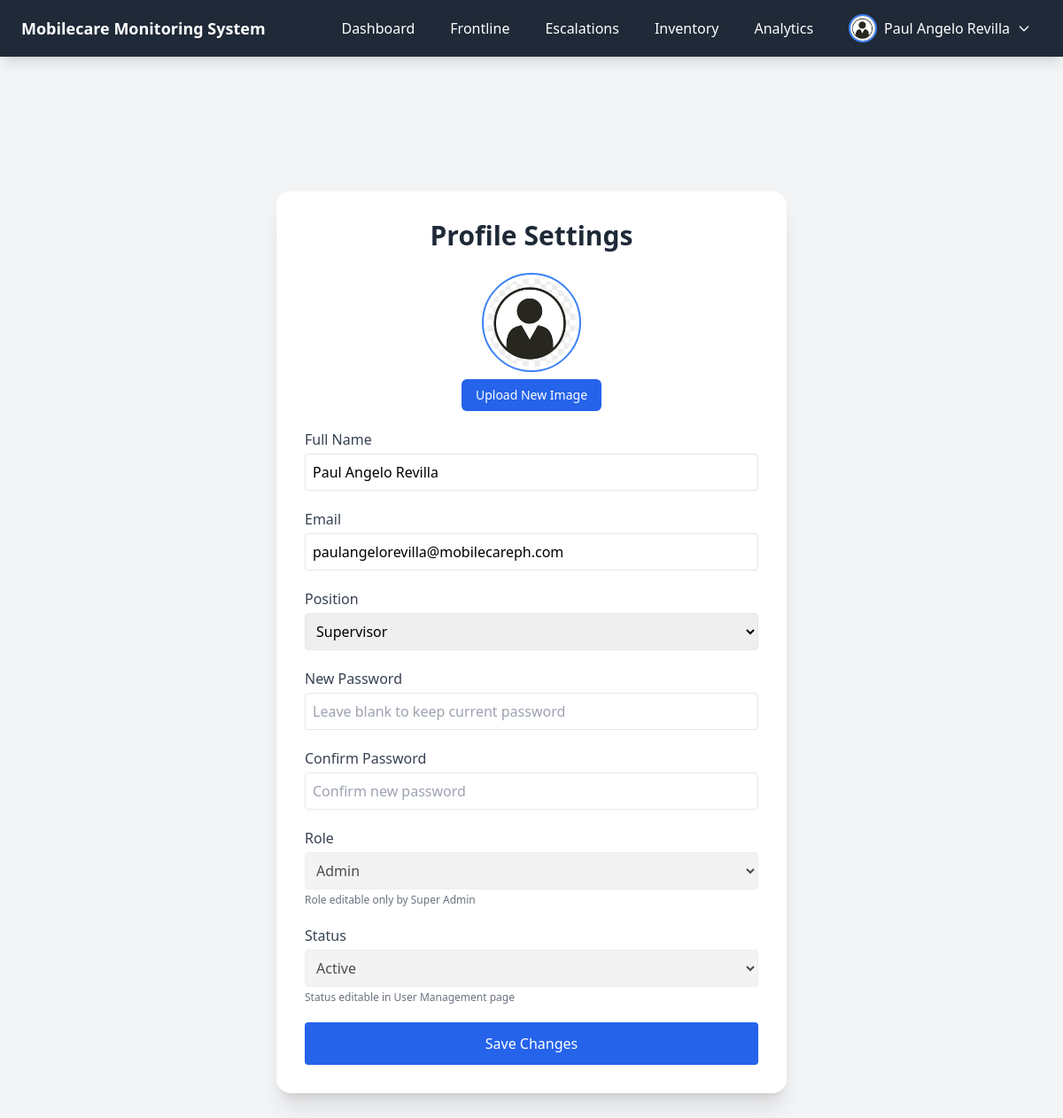
The page /settings/account_settings.php (signed in) on the database its author committed.
### tables this page shows
CREATE TABLE `users` (
  `id` int(11) NOT NULL,
  `name` varchar(100) DEFAULT NULL,
  `email` varchar(100) DEFAULT NULL,
  `password` varchar(255) DEFAULT NULL,
  `role` enum('super_admin','admin','user') DEFAULT 'user',
  `status` enum('active','inactive') DEFAULT 'active',
  `created_at` timestamp NOT NULL DEFAULT current_timestamp(),
  `site` varchar(100) NOT NULL DEFAULT 'Marikina',
  `position` varchar(50) DEFAULT 'Engineer',
  `profile_image` varchar(255) DEFAULT NULL
);

### settings/account_settings.php (the view, shortened to what this page needs)
<?php
require '../config/database.php';
$id = $_SESSION['user_id'];
$stmt = $conn->prepare("SELECT * FROM users WHERE id=?");
$stmt->bind_param("i", $id);
$stmt->execute();
$user = $stmt->get_result()->fetch_assoc();
$role_options = ['user','admin','super_admin'];
$positions = ['Engineer','Customer Service Officer','Parts Management Analyst','Specialist','Cashier','Supervisor','Manager'];
?>
<!DOCTYPE html>
<html lang="en">
<head>
<link href="../assets/css/output.css" rel="stylesheet">
<script src="https://cdn.tailwindcss.com"></script>
</head>
<body class="bg-gray-100 dark:bg-gray-900 min-h-screen">
<?php include '../layouts/navbar1.php'; ?>
<div class="p-6 flex justify-center items-start md:items-center min-h-screen">
    <div class="bg-white dark:bg-gray-800 rounded-2xl shadow-xl p-8 w-full max-w-xl transition-all duration-300">
        <h2 class="text-3xl font-bold mb-6 text-center text-gray-800 dark:text-gray-100">Profile Settings</h2>
        <form method="POST" enctype="multipart/form-data" class="space-y-5">
            <div class="flex flex-col items-center">
                <img id="previewImg" src="../uploads/profiles/<?= $user['profile_image'] ?? 'default_avatar.jpg' ?>" alt="Avatar" class="w-28 h-28 rounded-full border-2 border-blue-500 p-1 object-cover mb-2 transition-all">
                <label class="cursor-pointer bg-blue-600 hover:bg-blue-700 text-white px-4 py-2 rounded-md text-sm transition">
                    Upload New Image
                </label>
            </div>
            <div>
                <label class="block text-gray-700 dark:text-gray-200 font-medium mb-1">Full Name</label>
                <input type="text" name="name" value="<?= htmlspecialchars($user['name']) ?>" class="border rounded p-2 w-full focus:ring-2 focus:ring-blue-400 dark:bg-gray-700 dark:text-gray-100 transition">
            </div>
            <div>
                <label class="block text-gray-700 dark:text-gray-200 font-medium mb-1">Email</label>
                <input type="email" name="email" value="<?= htmlspecialchars($user['email']) ?>" class="border rounded p-2 w-full focus:ring-2 focus:ring-blue-400 dark:bg-gray-700 dark:text-gray-100 transition">
            </div>
            <div>
                <label class="block text-gray-700 dark:text-gray-200 font-medium mb-1">Position</label>
                <select name="position" class="border rounded p-2 w-full focus:ring-2 focus:ring-blue-400 dark:bg-gray-700 dark:text-gray-100 transition">
                    <?php foreach($positions as $pos): ?>
                        <option value="<?= $pos ?>" <?= $user['position']===$pos?'selected':'' ?>><?= $pos ?></option>
                    <?php endforeach; ?>
                </select>
            </div>
            <div>
                <label class="block text-gray-700 dark:text-gray-200 font-medium mb-1">New Password</label>
                <input type="password" name="password" placeholder="Leave blank to keep current password" class="border rounded p-2 w-full focus:ring-2 focus:ring-blue-400 dark:bg-gray-700 dark:text-gray-100 transition">
            </div>
            <div>
                <label class="block text-gray-700 dark:text-gray-200 font-medium mb-1">Confirm Password</label>
                <input type="password" name="confirm_password" placeholder="Confirm new password" class="border rounded p-2 w-full focus:ring-2 focus:ring-blue-400 dark:bg-gray-700 dark:text-gray-100 transition">
            </div>
            <div>
                <label class="block text-gray-700 dark:text-gray-200 font-medium mb-1">Role</label>
                <select name="role" class="border rounded p-2 w-full dark:bg-gray-700 dark:text-gray-100 transition" <?= $_SESSION['role']!=='super_admin'?'disabled':'' ?>>
                    <?php foreach($role_options as $opt): ?>
                        <option value="<?= $opt ?>" <?= $user['role']===$opt?'selected':'' ?>><?= ucfirst($opt) ?></option>
                    <?php endforeach; ?>
                </select>
                <?php if($_SESSION['role']!=='super_admin'): ?>
                    <p class="text-xs text-gray-500 dark:text-gray-400 mt-1">Role editable only by Super Admin</p>
                <?php endif; ?>
            </div>
            <div>
                <label class="block text-gray-700 dark:text-gray-200 font-medium mb-1">Status</label>
                <select class="border rounded p-2 w-full dark:bg-gray-700 dark:text-gray-100 transition" disabled>
                    <option value="active" <?= $user['status']==='active'?'selected':'' ?>>Active</option>
                </select>
                <p class="text-xs text-gray-500 dark:text-gray-400 mt-1">Status editable in User Management page</p>
            </div>
            <button type="submit" name="update" class="w-full bg-blue-600 hover:bg-blue-700 text-white rounded p-3 font-medium transition">
                Save Changes
            </button>
        </form>
    </div>
</div>
</body>
</html>

### rows shown on the page
users: name "Paul Angelo Revilla", email "paulangelorevilla@mobilecareph.com", position "Supervisor", role "Admin", status "Active"

### other values the page prints
$_SESSION['name'] "Paul Angelo Revilla"
